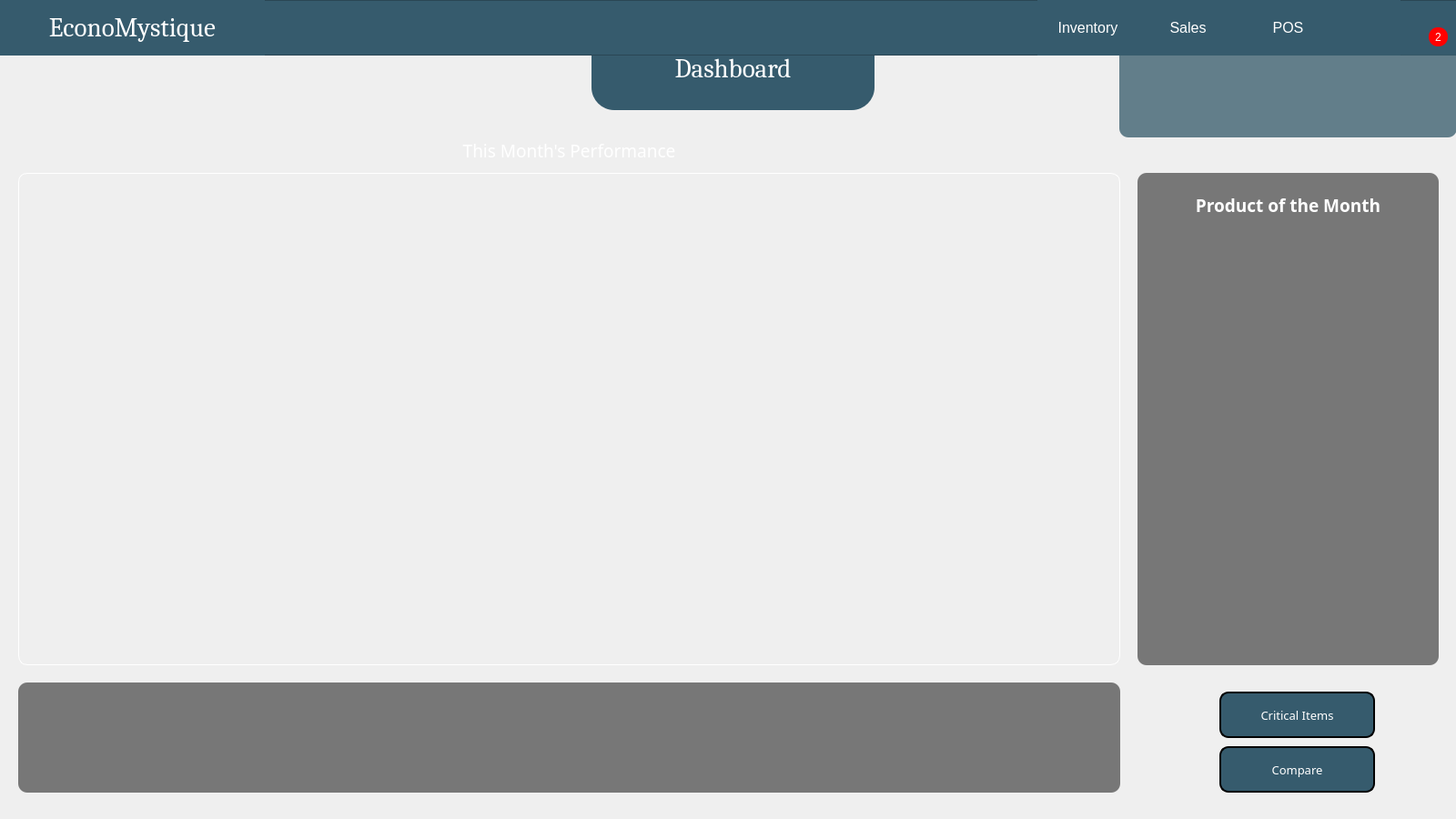
<?xml version="1.0" encoding="UTF-8"?>
<ui version="4.0">
 <class>Dashboard</class>
 <widget class="QWidget" name="Dashboard">
  <property name="geometry">
   <rect>
    <x>0</x>
    <y>0</y>
    <width>1600</width>
    <height>900</height>
   </rect>
  </property>
  <property name="windowTitle">
   <string>Form</string>
  </property>
  <property name="styleSheet">
   <string notr="true">color: black;</string>
  </property>
  <widget class="QWidget" name="gpPerformance" native="true">
   <property name="geometry">
    <rect>
     <x>20</x>
     <y>190</y>
     <width>1211</width>
     <height>541</height>
    </rect>
   </property>
   <property name="styleSheet">
    <string notr="true">QWidget {
	border: 1px solid white;
    border-radius: 10px;
	background-color: transparent;
	padding: 0px;
}</string>
   </property>
  </widget>
  <widget class="QLabel" name="label_2">
   <property name="geometry">
    <rect>
     <x>650</x>
     <y>30</y>
     <width>311</width>
     <height>91</height>
    </rect>
   </property>
   <property name="font">
    <font>
     <family>Cambria</family>
     <pointsize>22</pointsize>
    </font>
   </property>
   <property name="styleSheet">
    <string notr="true">border: 0px solid white;
background: #365b6d;
color: white;
border-radius: 25px;</string>
   </property>
   <property name="lineWidth">
    <number>1</number>
   </property>
   <property name="text">
    <string>Dashboard</string>
   </property>
   <property name="alignment">
    <set>Qt::AlignCenter</set>
   </property>
  </widget>
  <widget class="QLabel" name="label_3">
   <property name="geometry">
    <rect>
     <x>20</x>
     <y>150</y>
     <width>1211</width>
     <height>31</height>
    </rect>
   </property>
   <property name="font">
    <font>
     <family>Century Gothic</family>
     <pointsize>14</pointsize>
    </font>
   </property>
   <property name="styleSheet">
    <string notr="true">background: transparent;
color: white;</string>
   </property>
   <property name="lineWidth">
    <number>1</number>
   </property>
   <property name="text">
    <string>This Month's Performance</string>
   </property>
   <property name="alignment">
    <set>Qt::AlignCenter</set>
   </property>
  </widget>
  <widget class="QFrame" name="frame_2">
   <property name="geometry">
    <rect>
     <x>1250</x>
     <y>190</y>
     <width>331</width>
     <height>541</height>
    </rect>
   </property>
   <property name="styleSheet">
    <string notr="true">QFrame{
	border-radius: 10px;
	background: rgba(0,0,0,128);
}
</string>
   </property>
   <property name="frameShape">
    <enum>QFrame::StyledPanel</enum>
   </property>
   <property name="frameShadow">
    <enum>QFrame::Raised</enum>
   </property>
   <widget class="QLabel" name="lblBestProduct">
    <property name="geometry">
     <rect>
      <x>10</x>
      <y>80</y>
      <width>311</width>
      <height>441</height>
     </rect>
    </property>
    <property name="font">
     <font>
      <family>Century Gothic</family>
      <pointsize>22</pointsize>
      <weight>75</weight>
      <italic>true</italic>
      <bold>true</bold>
     </font>
    </property>
    <property name="styleSheet">
     <string notr="true">background: transparent;
color: white;</string>
    </property>
    <property name="text">
     <string/>
    </property>
    <property name="alignment">
     <set>Qt::AlignCenter</set>
    </property>
    <property name="wordWrap">
     <bool>true</bool>
    </property>
   </widget>
   <widget class="QLabel" name="label_4">
    <property name="geometry">
     <rect>
      <x>10</x>
      <y>20</y>
      <width>311</width>
      <height>31</height>
     </rect>
    </property>
    <property name="font">
     <font>
      <family>Century Gothic</family>
      <pointsize>14</pointsize>
      <weight>75</weight>
      <bold>true</bold>
     </font>
    </property>
    <property name="styleSheet">
     <string notr="true">background: transparent;
color: white;</string>
    </property>
    <property name="lineWidth">
     <number>1</number>
    </property>
    <property name="text">
     <string>Product of the Month</string>
    </property>
    <property name="alignment">
     <set>Qt::AlignCenter</set>
    </property>
   </widget>
  </widget>
  <widget class="QFrame" name="frame">
   <property name="geometry">
    <rect>
     <x>0</x>
     <y>0</y>
     <width>1601</width>
     <height>61</height>
    </rect>
   </property>
   <property name="styleSheet">
    <string notr="true">background: #365b6d;</string>
   </property>
   <property name="frameShape">
    <enum>QFrame::StyledPanel</enum>
   </property>
   <property name="frameShadow">
    <enum>QFrame::Raised</enum>
   </property>
   <widget class="QPushButton" name="btnSales">
    <property name="geometry">
     <rect>
      <x>1250</x>
      <y>0</y>
      <width>111</width>
      <height>61</height>
     </rect>
    </property>
    <property name="font">
     <font>
      <pointsize>12</pointsize>
     </font>
    </property>
    <property name="cursor">
     <cursorShape>PointingHandCursor</cursorShape>
    </property>
    <property name="styleSheet">
     <string notr="true">QPushButton {
    background-color: #365b6d;
    color: white;
    border-radius: 50px;
}
QPushButton:hover {
    background-color: #5b8ca4;
}
QPushButton:pressed {
    border-style: inset;
    background-color: #365b6d;
}
</string>
    </property>
    <property name="text">
     <string>Sales</string>
    </property>
   </widget>
   <widget class="QPushButton" name="btnInventory">
    <property name="geometry">
     <rect>
      <x>1140</x>
      <y>0</y>
      <width>111</width>
      <height>61</height>
     </rect>
    </property>
    <property name="font">
     <font>
      <pointsize>12</pointsize>
     </font>
    </property>
    <property name="cursor">
     <cursorShape>PointingHandCursor</cursorShape>
    </property>
    <property name="styleSheet">
     <string notr="true">QPushButton {
    background-color: #365b6d;
    color: white;
    border-radius: 50px;
}
QPushButton:hover {
    background-color: #5b8ca4;
}
QPushButton:pressed {
    border-style: inset;
    background-color: #365b6d;
}
</string>
    </property>
    <property name="text">
     <string>Inventory</string>
    </property>
   </widget>
   <widget class="QPushButton" name="btnPOS">
    <property name="geometry">
     <rect>
      <x>1360</x>
      <y>0</y>
      <width>111</width>
      <height>61</height>
     </rect>
    </property>
    <property name="font">
     <font>
      <pointsize>12</pointsize>
     </font>
    </property>
    <property name="cursor">
     <cursorShape>PointingHandCursor</cursorShape>
    </property>
    <property name="styleSheet">
     <string notr="true">QPushButton {
    background-color: #365b6d;
    color: white;
    border-radius: 50px;
}
QPushButton:hover {
    background-color: #5b8ca4;
}
QPushButton:pressed {
    border-style: inset;
    background-color: #365b6d;
}
</string>
    </property>
    <property name="text">
     <string>POS</string>
    </property>
   </widget>
   <widget class="QPushButton" name="btnAccount">
    <property name="geometry">
     <rect>
      <x>1468</x>
      <y>0</y>
      <width>71</width>
      <height>61</height>
     </rect>
    </property>
    <property name="cursor">
     <cursorShape>PointingHandCursor</cursorShape>
    </property>
    <property name="styleSheet">
     <string notr="true">QPushButton {
    background-color: #365b6d;
    color: white;
    border-radius: 50px;
}
QPushButton:hover {
    background-color: #5b8ca4;
}
QPushButton:pressed {
    border-style: inset;
    background-color: #365b6d;
}
</string>
    </property>
    <property name="text">
     <string/>
    </property>
    <property name="icon">
     <iconset>
      <selectedon>img/pfBtn.png</selectedon>
     </iconset>
    </property>
    <property name="iconSize">
     <size>
      <width>50</width>
      <height>50</height>
     </size>
    </property>
   </widget>
   <widget class="QPushButton" name="btnDashboard">
    <property name="geometry">
     <rect>
      <x>0</x>
      <y>0</y>
      <width>291</width>
      <height>61</height>
     </rect>
    </property>
    <property name="font">
     <font>
      <family>Cambria</family>
      <pointsize>22</pointsize>
     </font>
    </property>
    <property name="cursor">
     <cursorShape>PointingHandCursor</cursorShape>
    </property>
    <property name="styleSheet">
     <string notr="true">QPushButton {
    background-color: #365b6d;
    color: white;
    border-radius: 50px;
}
QPushButton:hover {
    background-color: #5b8ca4;
}
QPushButton:pressed {
    border-style: inset;
    background-color: #365b6d;
}
</string>
    </property>
    <property name="text">
     <string>EconoMystique</string>
    </property>
    <property name="icon">
     <iconset>
      <normaloff>img/econologo_transparent_cropped.png</normaloff>img/econologo_transparent_cropped.png</iconset>
    </property>
    <property name="iconSize">
     <size>
      <width>30</width>
      <height>30</height>
     </size>
    </property>
   </widget>
   <widget class="QPushButton" name="btnNotif">
    <property name="geometry">
     <rect>
      <x>1540</x>
      <y>0</y>
      <width>61</width>
      <height>61</height>
     </rect>
    </property>
    <property name="styleSheet">
     <string notr="true">QPushButton {
	background: transparent;
	border: 0px;
}

QPushButton:hover {
    background-color: #5b8ca4;
}</string>
    </property>
    <property name="text">
     <string/>
    </property>
    <property name="icon">
     <iconset>
      <normaloff>img/notif.png</normaloff>img/notif.png</iconset>
    </property>
    <property name="iconSize">
     <size>
      <width>40</width>
      <height>40</height>
     </size>
    </property>
   </widget>
   <widget class="QLabel" name="lblBadge">
    <property name="geometry">
     <rect>
      <x>1570</x>
      <y>30</y>
      <width>21</width>
      <height>21</height>
     </rect>
    </property>
    <property name="styleSheet">
     <string notr="true">color: white;
background-color: red;
border-radius: 10px;</string>
    </property>
    <property name="text">
     <string>2</string>
    </property>
    <property name="alignment">
     <set>Qt::AlignCenter</set>
    </property>
    <property name="wordWrap">
     <bool>true</bool>
    </property>
   </widget>
  </widget>
  <widget class="QPushButton" name="btnCritical">
   <property name="geometry">
    <rect>
     <x>1340</x>
     <y>760</y>
     <width>171</width>
     <height>51</height>
    </rect>
   </property>
   <property name="font">
    <font>
     <family>Century Gothic</family>
     <pointsize>10</pointsize>
    </font>
   </property>
   <property name="styleSheet">
    <string notr="true">QPushButton{
	background: #365b6d;
	color: white;
	border-style: outset;
	border-width: 2px;
	border-radius:10px;
	border-color: black;
}
QPushButton:hover {
    background-color: #53786d;
	border: 2px solid black;
}
QPushButton:pressed {
    border-style: inset;
    background-color: #365b6d;
}</string>
   </property>
   <property name="text">
    <string>Critical Items</string>
   </property>
  </widget>
  <widget class="QPushButton" name="btnCompare">
   <property name="geometry">
    <rect>
     <x>1340</x>
     <y>820</y>
     <width>171</width>
     <height>51</height>
    </rect>
   </property>
   <property name="font">
    <font>
     <family>Century Gothic</family>
     <pointsize>10</pointsize>
    </font>
   </property>
   <property name="styleSheet">
    <string notr="true">QPushButton{
	background: #365b6d;
	color: white;
	border-style: outset;
	border-width: 2px;
	border-radius:10px;
	border-color: black;
}
QPushButton:hover {
    background-color: #53786d;
	border: 2px solid black;
}
QPushButton:pressed {
    border-style: inset;
    background-color: #365b6d;
}</string>
   </property>
   <property name="text">
    <string>Compare</string>
   </property>
  </widget>
  <widget class="QFrame" name="frame_5">
   <property name="geometry">
    <rect>
     <x>20</x>
     <y>750</y>
     <width>1211</width>
     <height>121</height>
    </rect>
   </property>
   <property name="styleSheet">
    <string notr="true">QFrame{
	border-radius: 10px;
	background: rgba(0,0,0,128);
}
</string>
   </property>
   <property name="frameShape">
    <enum>QFrame::StyledPanel</enum>
   </property>
   <property name="frameShadow">
    <enum>QFrame::Raised</enum>
   </property>
   <layout class="QGridLayout" name="gridLayout">
    <property name="leftMargin">
     <number>1</number>
    </property>
    <property name="topMargin">
     <number>1</number>
    </property>
    <property name="rightMargin">
     <number>1</number>
    </property>
    <property name="bottomMargin">
     <number>1</number>
    </property>
    <item row="0" column="0">
     <widget class="QLabel" name="lblPerformance">
      <property name="sizePolicy">
       <sizepolicy hsizetype="Expanding" vsizetype="Expanding">
        <horstretch>0</horstretch>
        <verstretch>0</verstretch>
       </sizepolicy>
      </property>
      <property name="font">
       <font>
        <family>Century Gothic</family>
        <pointsize>22</pointsize>
        <weight>75</weight>
        <italic>true</italic>
        <bold>true</bold>
       </font>
      </property>
      <property name="styleSheet">
       <string notr="true">background: transparent;
color: white;</string>
      </property>
      <property name="text">
       <string/>
      </property>
      <property name="alignment">
       <set>Qt::AlignCenter</set>
      </property>
      <property name="wordWrap">
       <bool>true</bool>
      </property>
     </widget>
    </item>
   </layout>
  </widget>
  <widget class="QListWidget" name="lsExpProducts">
   <property name="geometry">
    <rect>
     <x>1230</x>
     <y>60</y>
     <width>371</width>
     <height>91</height>
    </rect>
   </property>
   <property name="font">
    <font>
     <family>Century Gothic</family>
     <pointsize>10</pointsize>
    </font>
   </property>
   <property name="styleSheet">
    <string notr="true">border: 0px;
border-bottom-left-radius: 10px;
border-bottom-right-radius: 10px;
background-color: rgba(56,92,108,196);
color: white;</string>
   </property>
  </widget>
 </widget>
 <resources/>
 <connections/>
</ui>
